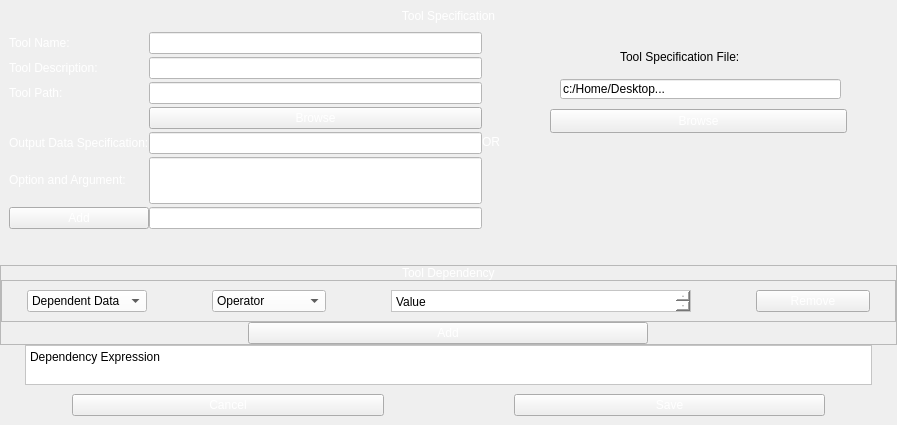
            <widget class="QWidget" name="tool_specification">
             <layout class="QVBoxLayout" name="verticalLayout_9">
              <property name="spacing">
               <number>0</number>
              </property>
              <property name="leftMargin">
               <number>0</number>
              </property>
              <property name="topMargin">
               <number>0</number>
              </property>
              <property name="rightMargin">
               <number>0</number>
              </property>
              <property name="bottomMargin">
               <number>0</number>
              </property>
              <item>
               <widget class="QFrame" name="frame">
                <property name="frameShape">
                 <enum>QFrame::NoFrame</enum>
                </property>
                <property name="frameShadow">
                 <enum>QFrame::Raised</enum>
                </property>
                <layout class="QVBoxLayout" name="verticalLayout_12">
                 <property name="spacing">
                  <number>0</number>
                 </property>
                 <property name="leftMargin">
                  <number>0</number>
                 </property>
                 <property name="topMargin">
                  <number>0</number>
                 </property>
                 <property name="rightMargin">
                  <number>0</number>
                 </property>
                 <property name="bottomMargin">
                  <number>0</number>
                 </property>
                 <item>
                  <widget class="QFrame" name="ToolSpecification">
                   <property name="minimumSize">
                    <size>
                     <width>7</width>
                     <height>245</height>
                    </size>
                   </property>
                   <property name="maximumSize">
                    <size>
                     <width>16777213</width>
                     <height>349</height>
                    </size>
                   </property>
                   <property name="styleSheet">
                    <string notr="true"/>
                   </property>
                   <layout class="QVBoxLayout" name="verticalLayout_10">
                    <item>
                     <widget class="QLabel" name="tool_spe_title">
                      <property name="maximumSize">
                       <size>
                        <width>16777215</width>
                        <height>20</height>
                       </size>
                      </property>
                      <property name="styleSheet">
                       <string notr="true"/>
                      </property>
                      <property name="text">
                       <string>&lt;html&gt;&lt;head/&gt;&lt;body&gt;&lt;p&gt;&lt;span style=&quot; color:#ffffff;&quot;&gt;Tool Specification&lt;/span&gt;&lt;/p&gt;&lt;/body&gt;&lt;/html&gt;</string>
                      </property>
                      <property name="alignment">
                       <set>Qt::AlignHCenter|Qt::AlignTop</set>
                      </property>
                     </widget>
                    </item>
                    <item>
                     <widget class="QFrame" name="tool_specification_frame">
                      <property name="minimumSize">
                       <size>
                        <width>603</width>
                        <height>190</height>
                       </size>
                      </property>
                      <property name="maximumSize">
                       <size>
                        <width>1232</width>
                        <height>299</height>
                       </size>
                      </property>
                      <property name="frameShape">
                       <enum>QFrame::NoFrame</enum>
                      </property>
                      <property name="frameShadow">
                       <enum>QFrame::Raised</enum>
                      </property>
                      <layout class="QHBoxLayout" name="horizontalLayout_4">
                       <property name="spacing">
                        <number>0</number>
                       </property>
                       <property name="leftMargin">
                        <number>0</number>
                       </property>
                       <property name="topMargin">
                        <number>0</number>
                       </property>
                       <property name="rightMargin">
                        <number>0</number>
                       </property>
                       <property name="bottomMargin">
                        <number>0</number>
                       </property>
                       <item>
                        <widget class="QFrame" name="frame_6">
                         <property name="minimumSize">
                          <size>
                           <width>473</width>
                           <height>227</height>
                          </size>
                         </property>
                         <property name="maximumSize">
                          <size>
                           <width>464</width>
                           <height>16777215</height>
                          </size>
                         </property>
                         <property name="frameShape">
                          <enum>QFrame::NoFrame</enum>
                         </property>
                         <property name="frameShadow">
                          <enum>QFrame::Raised</enum>
                         </property>
                         <layout class="QGridLayout" name="gridLayout">
                          <property name="leftMargin">
                           <number>0</number>
                          </property>
                          <property name="topMargin">
                           <number>0</number>
                          </property>
                          <property name="rightMargin">
                           <number>0</number>
                          </property>
                          <property name="bottomMargin">
                           <number>0</number>
                          </property>
                          <property name="spacing">
                           <number>0</number>
                          </property>
                          <item row="6" column="0">
                           <widget class="QLabel" name="label_19">
                            <property name="text">
                             <string>&lt;html&gt;&lt;head/&gt;&lt;body&gt;&lt;p&gt;&lt;span style=&quot; color:#ffffff;&quot;&gt;Option and Argument:&lt;/span&gt;&lt;/p&gt;&lt;/body&gt;&lt;/html&gt;</string>
                            </property>
                           </widget>
                          </item>
                          <item row="2" column="0">
                           <widget class="QLabel" name="label_14">
                            <property name="text">
                             <string>&lt;html&gt;&lt;head/&gt;&lt;body&gt;&lt;p&gt;&lt;span style=&quot; color:#ffffff;&quot;&gt;Tool Path:&lt;/span&gt;&lt;/p&gt;&lt;/body&gt;&lt;/html&gt;</string>
                            </property>
                           </widget>
                          </item>
                          <item row="4" column="1">
                           <widget class="QLineEdit" name="output_data_input">
                            <property name="styleSheet">
                             <string notr="true">background-color: rgb(255, 255, 255);
border-color: rgb(94, 94, 94);
color: black;</string>
                            </property>
                           </widget>
                          </item>
                          <item row="2" column="1">
                           <widget class="QLineEdit" name="tool_path_input">
                            <property name="styleSheet">
                             <string notr="true">background-color: rgb(255, 255, 255);
border-color: rgb(94, 94, 94);
color: black;</string>
                            </property>
                           </widget>
                          </item>
                          <item row="4" column="0">
                           <widget class="QLabel" name="label_15">
                            <property name="text">
                             <string>&lt;html&gt;&lt;head/&gt;&lt;body&gt;&lt;p&gt;&lt;span style=&quot; color:#ffffff;&quot;&gt;Output Data Specification:&lt;/span&gt;&lt;/p&gt;&lt;/body&gt;&lt;/html&gt;</string>
                            </property>
                           </widget>
                          </item>
                          <item row="1" column="0">
                           <widget class="QLabel" name="label_13">
                            <property name="text">
                             <string>&lt;html&gt;&lt;head/&gt;&lt;body&gt;&lt;p&gt;&lt;span style=&quot; color:#ffffff;&quot;&gt;Tool Description:&lt;/span&gt;&lt;/p&gt;&lt;/body&gt;&lt;/html&gt;</string>
                            </property>
                           </widget>
                          </item>
                          <item row="6" column="1">
                           <widget class="QLineEdit" name="option_arg_input">
                            <property name="minimumSize">
                             <size>
                              <width>0</width>
                              <height>47</height>
                             </size>
                            </property>
                            <property name="styleSheet">
                             <string notr="true">background-color: rgb(255, 255, 255);
border-color: rgb(94, 94, 94);
color: black;</string>
                            </property>
                           </widget>
                          </item>
                          <item row="0" column="1">
                           <widget class="QLineEdit" name="tool_name_input">
                            <property name="styleSheet">
                             <string notr="true">background-color: rgb(255, 255, 255);
border-color: rgb(94, 94, 94);
color: black;</string>
                            </property>
                            <property name="text">
                             <string/>
                            </property>
                           </widget>
                          </item>
                          <item row="1" column="1">
                           <widget class="QLineEdit" name="tool_description_input">
                            <property name="styleSheet">
                             <string notr="true">background-color: rgb(255, 255, 255);
border-color: rgb(94, 94, 94);
color: black;</string>
                            </property>
                           </widget>
                          </item>
                          <item row="3" column="1">
                           <widget class="QPushButton" name="browse_path_button">
                            <property name="maximumSize">
                             <size>
                              <width>16777204</width>
                              <height>16777215</height>
                             </size>
                            </property>
                            <property name="styleSheet">
                             <string notr="true">QPushButton {
	color: rgb(255, 255, 255);
}
QPushButton:hover {
	background-color: rgb(85, 170, 255);
}</string>
                            </property>
                            <property name="text">
                             <string>Browse</string>
                            </property>
                           </widget>
                          </item>
                          <item row="0" column="0">
                           <widget class="QLabel" name="label_8">
                            <property name="text">
                             <string>&lt;html&gt;&lt;head/&gt;&lt;body&gt;&lt;p&gt;&lt;span style=&quot; color:#ffffff;&quot;&gt;Tool Name:&lt;/span&gt;&lt;/p&gt;&lt;/body&gt;&lt;/html&gt;</string>
                            </property>
                           </widget>
                          </item>
                          <item row="7" column="1">
                           <widget class="QLineEdit" name="option_arg_input_2">
                            <property name="minimumSize">
                             <size>
                              <width>0</width>
                              <height>4</height>
                             </size>
                            </property>
                            <property name="styleSheet">
                             <string notr="true">background-color: rgb(255, 255, 255);
border-color: rgb(94, 94, 94);
color: black;</string>
                            </property>
                           </widget>
                          </item>
                          <item row="7" column="0">
                           <widget class="QPushButton" name="browse_path_button_2">
                            <property name="styleSheet">
                             <string notr="true">QPushButton {
	color: rgb(255, 255, 255);
}
QPushButton:hover {
	background-color: rgb(85, 170, 255);
}</string>
                            </property>
                            <property name="text">
                             <string>Add</string>
                            </property>
                           </widget>
                          </item>
                          <item row="8" column="0" colspan="2">
                           <widget class="QLabel" name="Announcer">
                            <property name="maximumSize">
                             <size>
                              <width>16777215</width>
                              <height>15</height>
                             </size>
                            </property>
                            <property name="text">
                             <string/>
                            </property>
                           </widget>
                          </item>
                         </layout>
                        </widget>
                       </item>
                       <item alignment="Qt::AlignHCenter|Qt::AlignVCenter">
                        <widget class="QFrame" name="frame_8">
                         <property name="maximumSize">
                          <size>
                           <width>70</width>
                           <height>16777215</height>
                          </size>
                         </property>
                         <property name="frameShape">
                          <enum>QFrame::NoFrame</enum>
                         </property>
                         <property name="frameShadow">
                          <enum>QFrame::Raised</enum>
                         </property>
                         <layout class="QVBoxLayout" name="verticalLayout_14">
                          <property name="spacing">
                           <number>0</number>
                          </property>
                          <property name="leftMargin">
                           <number>0</number>
                          </property>
                          <property name="topMargin">
                           <number>0</number>
                          </property>
                          <property name="rightMargin">
                           <number>0</number>
                          </property>
                          <property name="bottomMargin">
                           <number>0</number>
                          </property>
                          <item>
                           <widget class="QLabel" name="label_17">
                            <property name="maximumSize">
                             <size>
                              <width>20</width>
                              <height>20</height>
                             </size>
                            </property>
                            <property name="text">
                             <string>&lt;html&gt;&lt;head/&gt;&lt;body&gt;&lt;p&gt;&lt;span style=&quot; color:#ffffff;&quot;&gt;OR&lt;/span&gt;&lt;/p&gt;&lt;/body&gt;&lt;/html&gt;</string>
                            </property>
                           </widget>
                          </item>
                         </layout>
                        </widget>
                       </item>
                       <item>
                        <widget class="QFrame" name="frame_7">
                         <property name="minimumSize">
                          <size>
                           <width>388</width>
                           <height>0</height>
                          </size>
                         </property>
                         <property name="frameShape">
                          <enum>QFrame::NoFrame</enum>
                         </property>
                         <property name="frameShadow">
                          <enum>QFrame::Raised</enum>
                         </property>
                         <widget class="QLabel" name="label_18">
                          <property name="geometry">
                           <rect>
                            <x>120</x>
                            <y>20</y>
                            <width>141</width>
                            <height>16</height>
                           </rect>
                          </property>
                          <property name="text">
                           <string>&lt;html&gt;&lt;head/&gt;&lt;body&gt;&lt;p&gt;&lt;span style=&quot; color:#ffffff;&quot;&gt;Tool Specification File:&lt;/span&gt;&lt;/p&gt;&lt;/body&gt;&lt;/html&gt;</string>
                          </property>
                         </widget>
                         <widget class="QLineEdit" name="lineEdit_5">
                          <property name="geometry">
                           <rect>
                            <x>60</x>
                            <y>50</y>
                            <width>281</width>
                            <height>20</height>
                           </rect>
                          </property>
                          <property name="styleSheet">
                           <string notr="true">background-color: rgb(255, 255, 255);
border-color: rgb(94, 94, 94);
color: black;</string>
                          </property>
                          <property name="text">
                           <string>c:/Home/Desktop...</string>
                          </property>
                         </widget>
                         <widget class="QPushButton" name="browse_path_button_3">
                          <property name="geometry">
                           <rect>
                            <x>50</x>
                            <y>80</y>
                            <width>297</width>
                            <height>24</height>
                           </rect>
                          </property>
                          <property name="maximumSize">
                           <size>
                            <width>16777204</width>
                            <height>16777215</height>
                           </size>
                          </property>
                          <property name="styleSheet">
                           <string notr="true">QPushButton {
	color: rgb(255, 255, 255);
}
QPushButton:hover {
	background-color: rgb(85, 170, 255);
}</string>
                          </property>
                          <property name="text">
                           <string>Browse</string>
                          </property>
                         </widget>
                        </widget>
                       </item>
                      </layout>
                     </widget>
                    </item>
                   </layout>
                  </widget>
                 </item>
                 <item>
                  <widget class="QFrame" name="frame_3">
                   <property name="maximumSize">
                    <size>
                     <width>16777215</width>
                     <height>90</height>
                    </size>
                   </property>
                   <property name="frameShape">
                    <enum>QFrame::StyledPanel</enum>
                   </property>
                   <property name="frameShadow">
                    <enum>QFrame::Raised</enum>
                   </property>
                   <layout class="QVBoxLayout" name="verticalLayout_11">
                    <property name="spacing">
                     <number>0</number>
                    </property>
                    <property name="leftMargin">
                     <number>0</number>
                    </property>
                    <property name="topMargin">
                     <number>0</number>
                    </property>
                    <property name="rightMargin">
                     <number>0</number>
                    </property>
                    <property name="bottomMargin">
                     <number>0</number>
                    </property>
                    <item alignment="Qt::AlignHCenter">
                     <widget class="QLabel" name="Tool_dependency_title">
                      <property name="maximumSize">
                       <size>
                        <width>16777215</width>
                        <height>20</height>
                       </size>
                      </property>
                      <property name="text">
                       <string>&lt;html&gt;&lt;head/&gt;&lt;body&gt;&lt;p&gt;&lt;span style=&quot; color:#ffffff;&quot;&gt;Tool Dependency&lt;/span&gt;&lt;/p&gt;&lt;/body&gt;&lt;/html&gt;</string>
                      </property>
                     </widget>
                    </item>
                    <item>
                     <widget class="QFrame" name="frame_4">
                      <property name="frameShape">
                       <enum>QFrame::StyledPanel</enum>
                      </property>
                      <property name="frameShadow">
                       <enum>QFrame::Raised</enum>
                      </property>
                      <layout class="QHBoxLayout" name="horizontalLayout_11">
                       <property name="spacing">
                        <number>65</number>
                       </property>
                       <property name="leftMargin">
                        <number>25</number>
                       </property>
                       <property name="rightMargin">
                        <number>25</number>
                       </property>
                       <item>
                        <widget class="QComboBox" name="comboBox_6">
                         <property name="maximumSize">
                          <size>
                           <width>16777215</width>
                           <height>22</height>
                          </size>
                         </property>
                         <property name="styleSheet">
                          <string notr="true">background-color: rgb(255, 255, 255);
border-color: rgb(94, 94, 94);
color: black;</string>
                         </property>
                         <item>
                          <property name="text">
                           <string>Dependent Data</string>
                          </property>
                         </item>
                        </widget>
                       </item>
                       <item>
                        <widget class="QComboBox" name="comboBox_7">
                         <property name="maximumSize">
                          <size>
                           <width>16777215</width>
                           <height>22</height>
                          </size>
                         </property>
                         <property name="styleSheet">
                          <string notr="true">background-color: rgb(255, 255, 255);
border-color: rgb(94, 94, 94);
color: black;</string>
                         </property>
                         <item>
                          <property name="text">
                           <string>Operator</string>
                          </property>
                         </item>
                        </widget>
                       </item>
                       <item>
                        <widget class="QPlainTextEdit" name="plainTextEdit_6">
                         <property name="maximumSize">
                          <size>
                           <width>300</width>
                           <height>22</height>
                          </size>
                         </property>
                         <property name="styleSheet">
                          <string notr="true">background-color: rgb(255, 255, 255);
border-color: rgb(94, 94, 94);
color: black;</string>
                         </property>
                         <property name="plainText">
                          <string>Value</string>
                         </property>
                        </widget>
                       </item>
                       <item>
                        <widget class="QPushButton" name="pushButton_7">
                         <property name="maximumSize">
                          <size>
                           <width>16777215</width>
                           <height>22</height>
                          </size>
                         </property>
                         <property name="styleSheet">
                          <string notr="true">QPushButton {
	color: rgb(255, 255, 255);
}
QPushButton:hover {
	background-color: rgb(85, 170, 255);
}</string>
                         </property>
                         <property name="text">
                          <string>Remove</string>
                         </property>
                        </widget>
                       </item>
                      </layout>
                     </widget>
                    </item>
                    <item alignment="Qt::AlignHCenter">
                     <widget class="QPushButton" name="pushButton_8">
                      <property name="minimumSize">
                       <size>
                        <width>400</width>
                        <height>0</height>
                       </size>
                      </property>
                      <property name="maximumSize">
                       <size>
                        <width>401</width>
                        <height>16777215</height>
                       </size>
                      </property>
                      <property name="styleSheet">
                       <string notr="true">QPushButton {
	color: rgb(255, 255, 255);
}
QPushButton:hover {
	background-color: rgb(85, 170, 255);
}</string>
                      </property>
                      <property name="text">
                       <string>Add</string>
                      </property>
                     </widget>
                    </item>
                   </layout>
                  </widget>
                 </item>
                 <item>
                  <widget class="QFrame" name="frame_5">
                   <property name="maximumSize">
                    <size>
                     <width>16777215</width>
                     <height>55</height>
                    </size>
                   </property>
                   <property name="frameShape">
                    <enum>QFrame::NoFrame</enum>
                   </property>
                   <property name="frameShadow">
                    <enum>QFrame::Raised</enum>
                   </property>
                   <layout class="QVBoxLayout" name="verticalLayout_15">
                    <property name="spacing">
                     <number>0</number>
                    </property>
                    <property name="leftMargin">
                     <number>25</number>
                    </property>
                    <property name="topMargin">
                     <number>0</number>
                    </property>
                    <property name="rightMargin">
                     <number>25</number>
                    </property>
                    <property name="bottomMargin">
                     <number>0</number>
                    </property>
                    <item>
                     <widget class="QPlainTextEdit" name="plainTextEdit_18">
                      <property name="maximumSize">
                       <size>
                        <width>16777215</width>
                        <height>40</height>
                       </size>
                      </property>
                      <property name="styleSheet">
                       <string notr="true">background-color: rgb(255, 255, 255);
border-color: rgb(94, 94, 94);
color: black;</string>
                      </property>
                      <property name="plainText">
                       <string>Dependency Expression</string>
                      </property>
                     </widget>
                    </item>
                   </layout>
                  </widget>
                 </item>
                 <item>
                  <widget class="QFrame" name="frame_2">
                   <property name="maximumSize">
                    <size>
                     <width>16777215</width>
                     <height>75</height>
                    </size>
                   </property>
                   <property name="frameShape">
                    <enum>QFrame::NoFrame</enum>
                   </property>
                   <property name="frameShadow">
                    <enum>QFrame::Raised</enum>
                   </property>
                   <layout class="QHBoxLayout" name="horizontalLayout_12">
                    <property name="spacing">
                     <number>130</number>
                    </property>
                    <property name="leftMargin">
                     <number>72</number>
                    </property>
                    <property name="rightMargin">
                     <number>72</number>
                    </property>
                    <item>
                     <widget class="QPushButton" name="cancel_tool">
                      <property name="styleSheet">
                       <string notr="true">QPushButton {
	color: rgb(255, 255, 255);
}
QPushButton:hover {
	background-color: rgb(85, 170, 255);
}</string>
                      </property>
                      <property name="text">
                       <string>Cancel</string>
                      </property>
                     </widget>
                    </item>
                    <item>
                     <widget class="QPushButton" name="save_tool_button">
                      <property name="styleSheet">
                       <string notr="true">QPushButton {
	color: rgb(255, 255, 255);
}
QPushButton:hover {
	background-color: rgb(85, 170, 255);
}</string>
                      </property>
                      <property name="text">
                       <string>Save</string>
                      </property>
                     </widget>
                    </item>
                   </layout>
                  </widget>
                 </item>
                </layout>
               </widget>
              </item>
             </layout>
            </widget>
